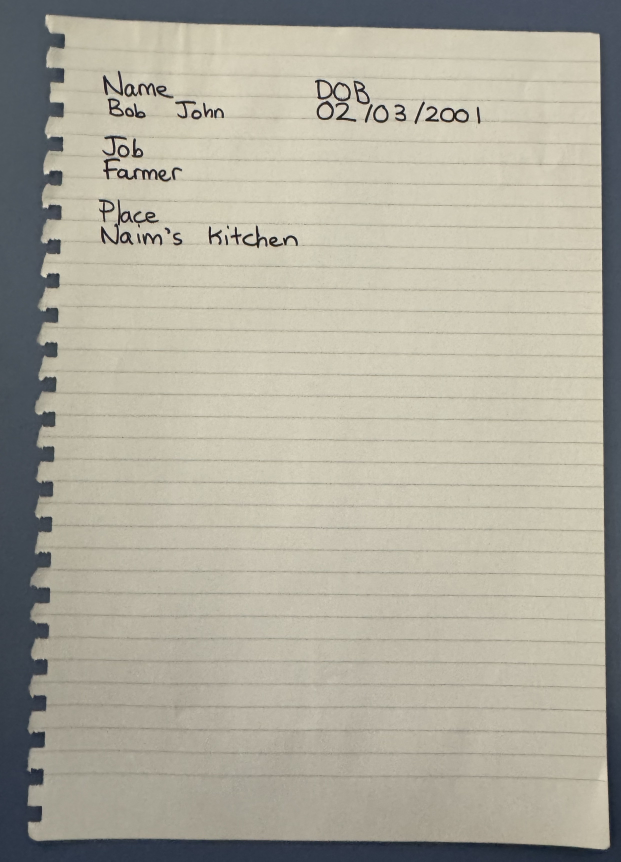
#> input picture img/IMG_6089.jpeg, 2484 x 3445 px (shown at 1/4 size)
$ python -i main.py   (imports and definitions only)
#> lines starting #> are read from the running program, lines starting #| are printed output that depends on the picture
#> further down, picture is the input picture: shape (3445, 2484, 3); mean B, G, R 157.9, 171.6, 175
# Libraries
from glob import glob

import cv2

import numpy as np
from numpy import ndarray

# Setting up OCR
import config .settings as settings
from paddleocr import PaddleOCR

# [8 lines that did not run here, left out]

# Function: Resizing image data with an aspect ratio given width
# [35 lines left out: functions resize_to_width, scale_coordinates, convert_img_to_data, load_img_into_memory, not called in this run]

# Function: Applies a Canny Filter to process an Image to provide the computer a reference for edge detection.
def apply_canny_on_img(img_data: ndarray) -> ndarray:
    canny_params = dict(
        threshold1=80,
        threshold2=120
    )
    gaussian_blur_params = dict(
        ksize=(5,5),
        sigmaX=0
    )

    img_grey = cv2.cvtColor(img_data, cv2.COLOR_BGR2GRAY)
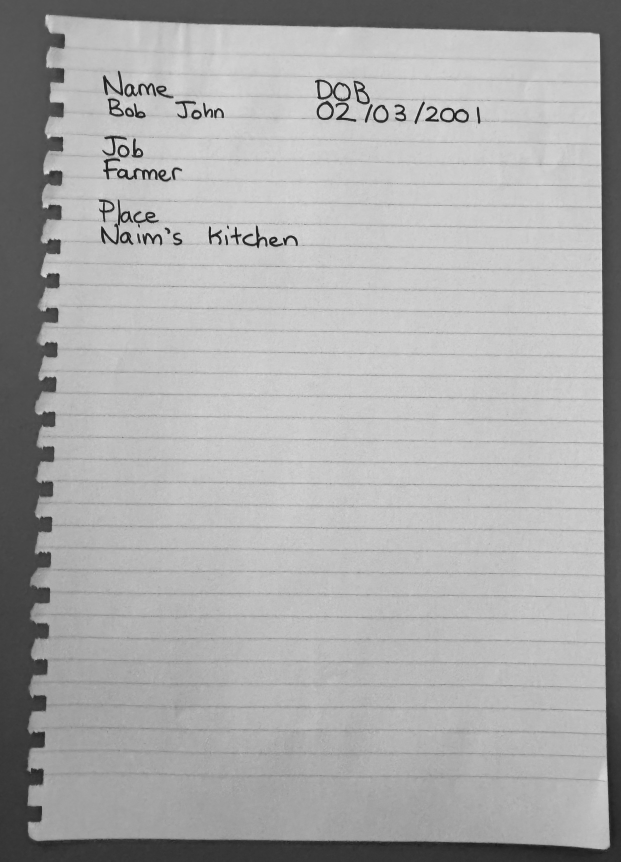
#> img_grey: shape (3445, 2484) (shown at 1/4 size); min 6, max 250, mean 170.9
    img_blur = cv2.GaussianBlur(img_grey, **gaussian_blur_params) # Blurring reduces noise, providing better processing with Canny
    img_canny = cv2.Canny(img_blur, **canny_params)
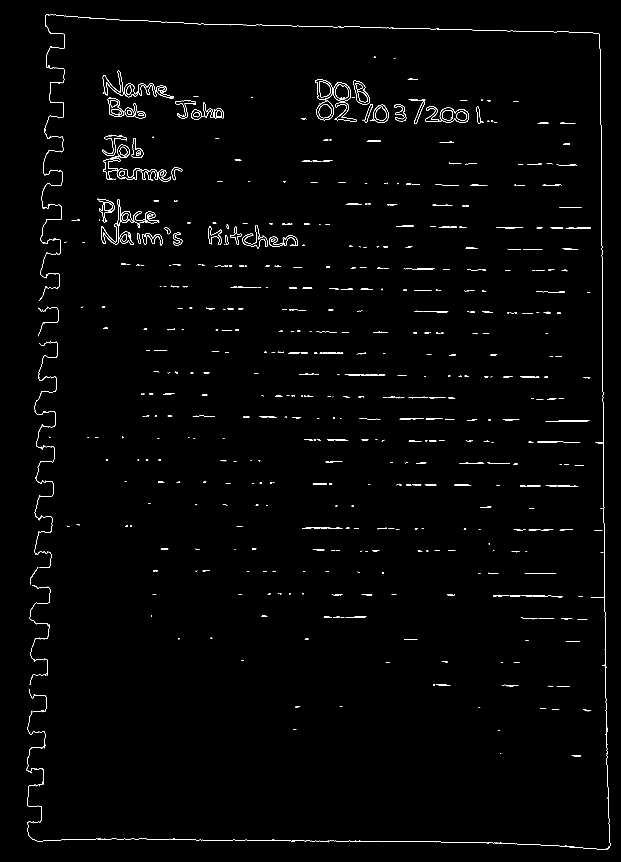
#> img_canny: shape (3445, 2484) (shown at 1/4 size); 0.61% white in thin lines or dots

    return img_canny

# Function: Conducts a matrix multiplication to find the intersection points between two lines
# Goal (x,y) from: p = x*cos(theta) + y*sin(theta)
def find_intersection(line_1: ndarray, line_2: ndarray) -> ndarray:
    rho_1, theta_1 = line_1
    rho_2, theta_2 = line_2

    # cos(theta) sin(theta)
    matrix_a = np.array([
        [np.cos(theta_1), np.sin(theta_1)],
        [np.cos(theta_2), np.sin(theta_2)]
    ])

    # p
    matrix_b = np.array([[rho_1], [rho_2]])

    # Solving simultaneous equations to obtain the intersection points
    try:
        x0, y0 = np.linalg.solve(matrix_a, matrix_b)

        return [int(np.round(x0).item()), int(np.round(y0).item())]

    except np.linalg.LinAlgError:
        return None

# Function: Processing an image and obtaining line intersections, and grabbing the corners of the object
def extract_document_corners(img_data: ndarray) -> ndarray:
    line_intersections = []
    hough_lines_params = dict(
        rho=1,
        theta=(np.pi / 180), # Radians
        threshold=180
    )

    canny_img = apply_canny_on_img(img_data) # Pre-processing for Hough Transform

    # https://learnopencv.com/hough-transform-with-opencv-c-python/
    lines = cv2.HoughLines(canny_img, **hough_lines_params)
#> lines = 27 rows, first 8: [3360, 1.57], [873, 1.59], [-2375, 3.12], [-2320, 3.11], [876, 1.59], [53, 1.62], [1129, 1.59], [1132, 1.59]

    if lines is None:
        return None

    lines = lines.reshape(-1, 2) # Convert to a 2D matrix
#> lines = 27 pairs, first value -2378 to 3360, second value 0 to 3.12

    for i in range(len(lines)):

        for v in range(i+1, len(lines)):
            cords = find_intersection(lines[i], lines[v])

            if cords is not None:
                x, y = cords

                # Check to make sure the coordinates are in the file resolution
                if 0 <= x < img_data.shape[1] and 0 <= y < img_data.shape[0]:
                    line_intersections.append(cords)
#> this loop made 27 passes

    line_intersections = np.array(line_intersections) # Convert array -> ndarray

    if len(line_intersections) < 4: # We need at least 4 intersections, otherwise we won't be able to formulate a quadrilateral
        return None

    # Heuristical Approach. We will obtain the furthest point intersections based on region
    sums = line_intersections.sum(axis=1)
    differences = np.diff(line_intersections, axis=1).flatten()

    top_left = line_intersections[np.argmin(sums)]
    bottom_right = line_intersections[np.argmax(sums)]

    top_right = line_intersections[np.argmin(differences)]
    bottom_left = line_intersections[np.argmax(differences)]

    corners = np.array([top_left, top_right, bottom_right, bottom_left])

    return corners

# Function: Applies homography and a perspective warp to achieve a flat document view
# [19 lines left out: function apply_perspective_warp, not called in this run]

# [21 lines not run here, left out]

>>> import cv2
>>> picture = cv2.imread('img/IMG_6089.jpeg')
>>> result = extract_document_corners(picture)
